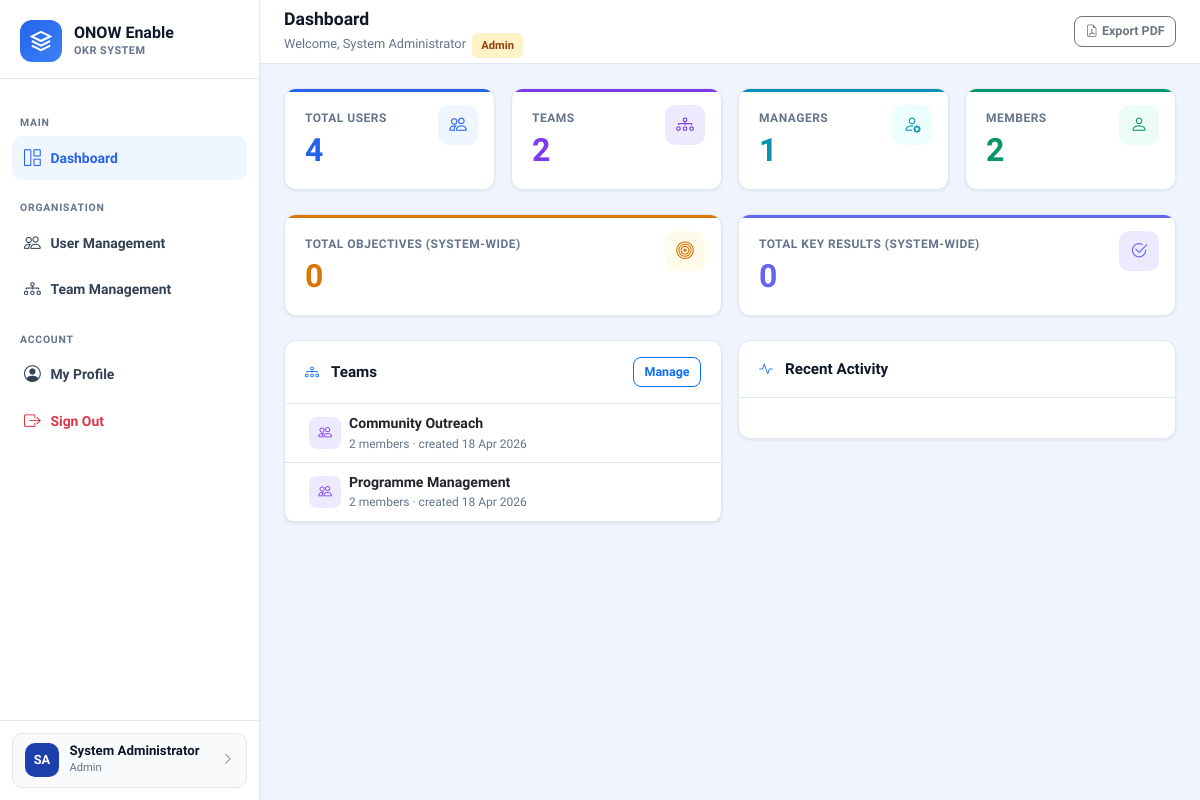
/dashboard.php (signed in), run on the app's committed database.
### tables this page shows
CREATE TABLE IF NOT EXISTS users (
    id            INT AUTO_INCREMENT PRIMARY KEY,
    full_name     VARCHAR(100)  NOT NULL,
    email         VARCHAR(150)  NOT NULL UNIQUE,
    password_hash VARCHAR(255)  NOT NULL,
    role          ENUM('Admin','Manager','Member') NOT NULL DEFAULT 'Member',
    phone         VARCHAR(30),
    department    VARCHAR(100),
    job_title     VARCHAR(100),
    avatar_color  VARCHAR(7)    DEFAULT '#2563EB',
    is_active     TINYINT(1)    DEFAULT 1,
    last_login    DATETIME,
    created_at    DATETIME      DEFAULT CURRENT_TIMESTAMP,
    updated_at    DATETIME      DEFAULT CURRENT_TIMESTAMP ON UPDATE CURRENT_TIMESTAMP
);

CREATE TABLE IF NOT EXISTS teams (
    id          INT AUTO_INCREMENT PRIMARY KEY,
    name        VARCHAR(100) NOT NULL,
    description TEXT,
    created_by  INT NOT NULL,
    created_at  DATETIME DEFAULT CURRENT_TIMESTAMP,
    updated_at  DATETIME DEFAULT CURRENT_TIMESTAMP ON UPDATE CURRENT_TIMESTAMP,
    CONSTRAINT fk_team_creator FOREIGN KEY (created_by) REFERENCES users(id) ON DELETE RESTRICT
);

### includes/auth.php (called while the page is built, shortened)
<?php
require_once __DIR__.'/config.php';
function isLoggedIn(): bool {
    return true;
}
function getCurrentUser(): ?array {
    $s = getDB()->prepare("SELECT id,full_name,email,role,phone,department,job_title,avatar_color,last_login FROM users WHERE id=? AND is_active=1");
    $s->execute([$_SESSION['user_id']]);
    return $s->fetch() ?: null;
}

### includes/config.php (called while the page is built, shortened)
<?php
function getDB(): PDO {
    static $pdo = null;
    if ($pdo === null) {
        try {
            $dsn = "mysql:host=".DB_HOST.";dbname=".DB_NAME.";charset=".DB_CHARSET;
            $pdo = new PDO($dsn, DB_USER, DB_PASS, [
                PDO::ATTR_ERRMODE            => PDO::ERRMODE_EXCEPTION,
                PDO::ATTR_DEFAULT_FETCH_MODE => PDO::FETCH_ASSOC,
                PDO::ATTR_EMULATE_PREPARES   => false,
            ]);
        } catch (PDOException $e) {
            http_response_code(500);
            die(json_encode(['success'=>false,'message'=>'Database connection failed.']));
        }
    }
    return $pdo;
}

### includes/functions.php (called while the page is built, shortened)
<?php
require_once __DIR__.'/config.php';
require_once __DIR__.'/auth.php';
function getAllTeams(): array {
    return getDB()->query("SELECT t.*,u.full_name as created_by_name,(SELECT COUNT(*) FROM team_members tm WHERE tm.team_id=t.id) as member_count FROM teams t LEFT JOIN users u ON t.created_by=u.id ORDER BY t.name")->fetchAll();
}
function getDashboardStats(int $userId, string $role): array {
    $db = getDB();
    if ($role==='Admin') return [
        'total_users'    => (int)$db->query("SELECT COUNT(*) FROM users WHERE is_active=1")->fetchColumn(),
        'total_teams'    => (int)$db->query("SELECT COUNT(*) FROM teams")->fetchColumn(),
        'total_managers' => (int)$db->query("SELECT COUNT(*) FROM users WHERE role='Manager' AND is_active=1")->fetchColumn(),
        'total_members'  => (int)$db->query("SELECT COUNT(*) FROM users WHERE role='Member' AND is_active=1")->fetchColumn(),
        'total_objectives'   => (int)$db->query("SELECT COUNT(*) FROM objectives WHERE deleted_at IS NULL")->fetchColumn(),
        'total_key_results'  => (int)$db->query("SELECT COUNT(*) FROM key_results WHERE deleted_at IS NULL")->fetchColumn(),
    ];
    $objs = getObjectives($userId,$role);
    $stats = ['total_objectives'=>count($objs),'on_track'=>0,'at_risk'=>0,'completed'=>0,'not_started'=>0,'avg_progress'=>0,'total_key_results'=>0];
    $sum = 0;
    $stats['avg_progress'] = count($objs)>0 ? round($sum/count($objs),1) : 0;
    return $stats;
}
function initials(string $name): string {
    return strtoupper(substr(implode('',array_map(fn($w)=>$w[0],explode(' ',trim($name)))),0,2));
}

### dashboard.php (the view, shortened to what this page needs)
<?php
require_once 'includes/auth.php';
require_once 'includes/functions.php';
$user    = getCurrentUser();
$role    = $user['role'];
$userId  = $user['id'];
$currentPage = 'dashboard';
if ($role === 'Admin') {
    $stats = getDashboardStats($userId, $role);
}
?>
<!DOCTYPE html>
<html lang="en">
<head>
<link href="https://cdn.jsdelivr.net/npm/bootstrap@5.3.2/dist/css/bootstrap.min.css" rel="stylesheet">
<link href="https://cdn.jsdelivr.net/npm/bootstrap-icons@1.11.3/font/bootstrap-icons.css" rel="stylesheet">
<link href="css/style.css" rel="stylesheet">
</head>
<body>
<div class="app-wrapper">
<?php include 'includes/nav.php'; ?>
<main class="main-content">
  <header class="top-header no-print">
    <div>
      <div class="page-title">Dashboard</div>
      <div class="page-breadcrumb">
        Welcome, <?= htmlspecialchars($user['full_name']) ?>
        &nbsp;<span class="role-badge role-<?= strtolower($role) ?>"><?= $role ?></span>
      </div>
    </div>
    <div class="header-actions">
      <button class="btn btn-sm btn-outline-secondary no-print" onclick="exportPDF()"
              title="Export dashboard as PDF">
        <i class="bi bi-file-earmark-pdf me-1"></i>Export PDF
      </button>
    </div>
  </header>
  <div class="page-body">
  <?php if ($role === 'Admin'): ?>
    <div class="row g-3 mb-4">
    <?php foreach ([
      ['Total Users',  $stats['total_users'],    'bi-people',      'var(--primary)', 'var(--primary-lt)', 'users.php'],
      ['Teams',        $stats['total_teams'],    'bi-diagram-3',   '#7c3aed',        '#ede9fe',           'team_management.php'],
      ['Managers',     $stats['total_managers'], 'bi-person-gear', 'var(--info)',    'var(--info-lt)',    'users.php'],
      ['Members',      $stats['total_members'],  'bi-person',      'var(--success)', 'var(--success-lt)', 'users.php'],
    ] as [$lbl,$val,$ico,$col,$bg,$href]): ?>
    <div class="col-6 col-lg-3">
      <a href="<?= $href ?>" class="stat-card d-block text-decoration-none">
        <div class="stat-card-accent" style="background:<?= $col ?>"></div>
        <div class="stat-icon" style="background:<?= $bg ?>;color:<?= $col ?>"><i class="bi <?= $ico ?>"></i></div>
        <div class="stat-label"><?= $lbl ?></div>
        <div class="stat-value" style="color:<?= $col ?>"><?= $val ?></div>
      </a>
    </div>
    <?php endforeach; ?>
    </div>
    <div class="row g-3 mb-4">
      <div class="col-md-6"><div class="stat-card">
        <div class="stat-card-accent" style="background:var(--warning)"></div>
        <div class="stat-icon" style="background:var(--warning-lt);color:var(--warning)"><i class="bi bi-bullseye"></i></div>
        <div class="stat-label">Total Objectives (system-wide)</div>
        <div class="stat-value" style="color:var(--warning)"><?= $stats['total_objectives'] ?></div>
      </div></div>
      <div class="col-md-6"><div class="stat-card">
        <div class="stat-card-accent" style="background:var(--secondary)"></div>
        <div class="stat-icon" style="background:#ede9fe;color:var(--secondary)"><i class="bi bi-check2-circle"></i></div>
        <div class="stat-label">Total Key Results (system-wide)</div>
        <div class="stat-value" style="color:var(--secondary)"><?= $stats['total_key_results'] ?></div>
      </div></div>
    </div>
    <div class="row g-3">
      <div class="col-lg-6"><div class="card">
        <div class="card-header"><i class="bi bi-diagram-3 text-primary"></i><span class="card-title">Teams</span><a href="team_management.php" class="btn btn-sm btn-outline-primary ms-auto no-print">Manage</a></div>
        <div class="card-body p-0">
        <?php foreach (getAllTeams() as $t): ?>
        <div class="d-flex align-items-center gap-2 px-4 py-2 border-bottom">
          <div style="width:32px;height:32px;background:#ede9fe;border-radius:8px;display:flex;align-items:center;justify-content:center;flex-shrink:0"><i class="bi bi-people" style="color:#7c3aed;font-size:.85rem"></i></div>
          <div class="flex-grow-1"><div class="fw-700" style="font-size:.88rem"><?= htmlspecialchars($t['name']) ?></div><div class="text-muted" style="font-size:.75rem"><?= $t['member_count'] ?> members · created <?= date('d M Y',strtotime($t['created_at'])) ?></div></div>
        </div>
        <?php endforeach; ?>
        </div>
      </div></div>
      <div class="col-lg-6"><div class="card">
        <div class="card-header"><i class="bi bi-activity text-primary"></i><span class="card-title">Recent Activity</span></div>
        <div class="card-body">
        </div>
      </div></div>
    </div>
  <?php endif;  ?>
  </div>
</main>
</div>
</body>
</html>

### includes/nav.php (shortened to what this page needs)
<?php
$role = $user['role'];
$ini  = initials($user['full_name']);
?>
<aside class="sidebar" id="sidebar">
  <div class="sidebar-brand">
    <div class="brand-icon">
      <svg width="22" height="22" fill="none" stroke="white" stroke-width="2.2" viewBox="0 0 24 24">
        <path d="M12 2L2 7l10 5 10-5-10-5z"/><path d="M2 17l10 5 10-5"/><path d="M2 12l10 5 10-5"/>
      </svg>
    </div>
    <div class="brand-text">
      <div class="name">ONOW Enable</div>
      <div class="sub">OKR System</div>
    </div>
  </div>
  <nav class="sidebar-nav">
    <?php foreach ($nav as $item): ?>
      <?php if (isset($item['section'])): ?>
        <div class="nav-section-label"><?= $item['section'] ?></div>
      <?php else: ?>
        <div class="nav-item">
          <a href="<?= $item['href'] ?>" class="nav-link <?= $currentPage===$item['page']?'active':'' ?> <?= !empty($item['danger'])?'text-danger':'' ?>">
            <i class="bi <?= $item['icon'] ?>"></i> <?= $item['label'] ?>
          </a>
        </div>
      <?php endif; ?>
    <?php endforeach; ?>
  </nav>
  <div class="sidebar-footer">
    <a href="profile.php" class="user-card">
      <div class="user-avatar" style="background:<?= htmlspecialchars($user['avatar_color']) ?>"><?= $ini ?></div>
      <div class="user-info">
        <div class="uname"><?= htmlspecialchars($user['full_name']) ?></div>
        <div class="urole"><?= $user['role'] ?></div>
      </div>
      <i class="bi bi-chevron-right ms-auto text-muted small"></i>
    </a>
  </div>
</aside>

### data on the page
users: full_name "SA", full_name "System Administrator", role "Admin"
teams: name "Community Outreach", member_count "2", created_at "18 Apr 2026"
teams: name "Programme Management", member_count "2", created_at "18 Apr 2026"

### other printed values
$item['section'] "MAIN"
$item['label'] "Dashboard"
$item['section'] "ORGANISATION"
$item['label'] "User Management"
$item['label'] "Team Management"
$item['section'] "ACCOUNT"
$item['label'] "My Profile"
$item['label'] "Sign Out"
$lbl "TOTAL USERS"
$val "4"
$lbl "TEAMS"
$val "2"
$lbl "MANAGERS"
$val "1"
$lbl "MEMBERS"
